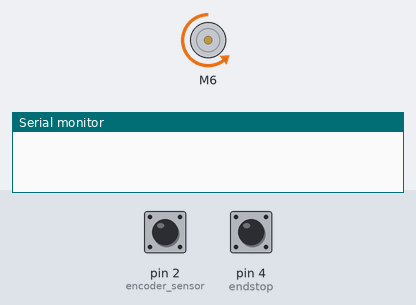
Recording of a sketch running on a simulated Arduino Mega 2560, built with avr-gcc and run on an emulated ATmega2560. On the bench: DC motor (green arrow = forward, orange = backward, longer = faster), the last lines printed to the serial monitor. Inputs (shaded band) come from the test bench; at power-on: pin 2 (encoder_sensor) LOW, pin 4 (endstop) HIGH.

Above: at 1.2 s.
1.3 s: pin 2 (encoder_sensor) driven HIGH
2.8 s: pin 2 (encoder_sensor) pulsed LOW 5 times (0.12 s each, 0.3 s apart)
At 3.62 s:
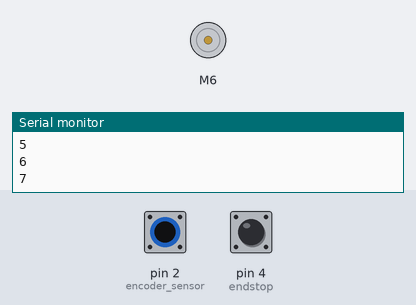
Timing chart, 0 to 5.8 s (numbered marks = the images above; inputs shaded):
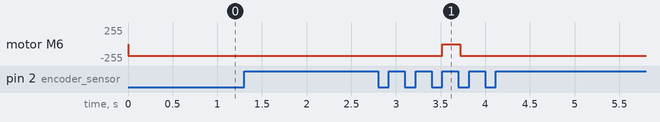

Measured:
- after the input at 2.8 s, motor M6: backward 178/255 → stopped after 0.72 s, → backward 178/255 0.20 s later

The sketch:

EncoderMotorTest.ino
```cpp
/*
Code to check optical encoder performance - slot design vs motor speed - by Kamalesh Bharadwaj
No. of slots/steps counted for different motor speeds and observed on Serial monitor

Ref. Robojax BTS7960 Motor Control library (https://robojax.com/learn/arduino/?vid=robojax_BTS7960_motor_driver)
Microcontroller: Arduino Mega2560
*/

#define RPWM 6    // pin for RPWM pin (output)
#define R_EN 5    // pin for R_EN pin (input)
#define R_IS 46   // pin for R_IS pin (output)

#define LPWM 7    // pin for LPWM pin (output)
#define L_EN 5    // pin for L_EN pin (input)
#define L_IS 48   // pin for L_IS pin (output)

#define CW 1      //do not change
#define CCW 0     //do not change
#define debug 0   //change to 0 to hide serial monitor debugging infornmation or set to 1 to view

#include <RobojaxBTS7960.h>         // BTS7960 Motor Control Code by Robojax.com
RobojaxBTS7960 motor(R_EN,RPWM,R_IS, L_EN,LPWM,L_IS,debug);


int sensorPin = A0;
int encoder_sensor = 2;
int prev_state = 0;
int present_state1 = 0;
int pos_count = 0;
int endstop = 4;

void setup() {

          Serial.begin(19200);
          motor.begin();
          present_state1 = digitalRead(encoder_sensor);
          while(digitalRead(endstop)==0)            //Motor back to start position(endstop actauted)
             {
              motor.rotate(30,CW);
             }
          motor.stop();

         }


void loop()
      {

       motor.rotate(70,CCW);                         //Motor control - Speed %PWM, direction of roation

       prev_state = present_state1;
       present_state1 = digitalRead(encoder_sensor);

       if(present_state1!=prev_state)
         {
         pos_count++;                                //Count number of slots detected
         Serial.println(pos_count);                  //To check if number slots crossed is correct

         if(pos_count >= 7)
           {
            motor.stop();
            delay(100);

            while(digitalRead(endstop)==0)            //Rotate back until endstop actuated
                {
                 motor.rotate(30,CW);
                }
            motor.stop();
            delay(100);

            pos_count = 0;
            present_state1 = digitalRead(encoder_sensor);

           }
         }
      }
```
